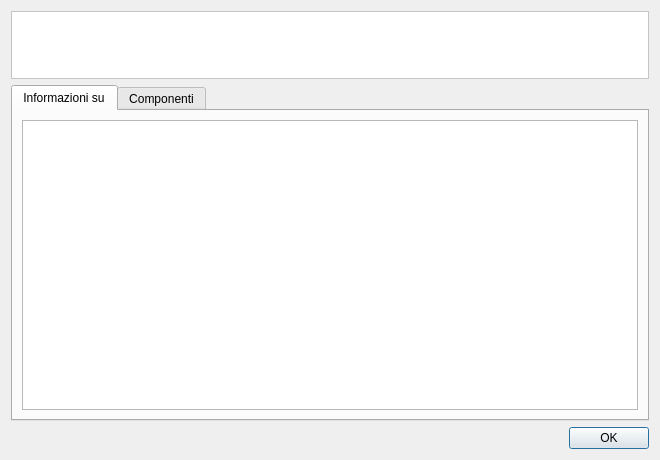
<ui version="4.0">
 <class>AboutDialog</class>
 <widget class="QDialog" name="AboutDialog">
  <property name="geometry">
   <rect>
    <x>0</x>
    <y>0</y>
    <width>660</width>
    <height>460</height>
   </rect>
  </property>
  <property name="minimumSize">
   <size>
    <width>660</width>
    <height>460</height>
   </size>
  </property>
  <property name="windowTitle">
   <string>Dialog</string>
  </property>
  <property name="windowIcon">
   <iconset resource="../../Resources/ResManager.qrc">
    <normaloff>:/main/resources/Images/comex_256.png</normaloff>:/main/resources/Images/comex_256.png</iconset>
  </property>
  <property name="modal">
   <bool>true</bool>
  </property>
  <layout class="QGridLayout" name="gridLayout">
   <item row="0" column="0">
    <layout class="QVBoxLayout" name="verticalLayout">
     <item>
      <widget class="QFrame" name="FrameTop">
       <property name="minimumSize">
        <size>
         <width>0</width>
         <height>64</height>
        </size>
       </property>
       <property name="autoFillBackground">
        <bool>false</bool>
       </property>
       <property name="styleSheet">
        <string>background-color: rgb(255, 255, 255);</string>
       </property>
       <property name="frameShape">
        <enum>QFrame::StyledPanel</enum>
       </property>
       <property name="frameShadow">
        <enum>QFrame::Raised</enum>
       </property>
       <layout class="QGridLayout" name="gridLayout_2">
        <item row="0" column="0">
         <widget class="QWidget" name="Logo" native="true">
          <property name="minimumSize">
           <size>
            <width>48</width>
            <height>48</height>
           </size>
          </property>
          <property name="maximumSize">
           <size>
            <width>48</width>
            <height>48</height>
           </size>
          </property>
          <property name="styleSheet">
           <string notr="true">background-image: url(:/main/resources/Images/comex_48.png);</string>
          </property>
         </widget>
        </item>
        <item row="0" column="1">
         <layout class="QVBoxLayout" name="verticalLayout_2">
          <item>
           <widget class="QLabel" name="LblName">
            <property name="font">
             <font>
              <weight>75</weight>
              <bold>true</bold>
             </font>
            </property>
            <property name="text">
             <string/>
            </property>
            <property name="margin">
             <number>1</number>
            </property>
           </widget>
          </item>
          <item>
           <widget class="QLabel" name="LblDesc">
            <property name="text">
             <string/>
            </property>
            <property name="margin">
             <number>1</number>
            </property>
           </widget>
          </item>
         </layout>
        </item>
       </layout>
      </widget>
     </item>
     <item>
      <widget class="QTabWidget" name="tabInfo">
       <property name="autoFillBackground">
        <bool>false</bool>
       </property>
       <property name="styleSheet">
        <string/>
       </property>
       <property name="currentIndex">
        <number>0</number>
       </property>
       <widget class="QWidget" name="Informations">
        <attribute name="title">
         <string>Informazioni su</string>
        </attribute>
        <layout class="QGridLayout" name="gridLayout_4">
         <item row="0" column="0">
          <widget class="QTextEdit" name="TxtInfo">
           <property name="lineWrapMode">
            <enum>QTextEdit::NoWrap</enum>
           </property>
           <property name="readOnly">
            <bool>true</bool>
           </property>
          </widget>
         </item>
        </layout>
       </widget>
       <widget class="QWidget" name="Components">
        <attribute name="title">
         <string>Componenti</string>
        </attribute>
        <layout class="QGridLayout" name="gridLayout_3">
         <item row="0" column="0">
          <widget class="QTextEdit" name="TxtThanks">
           <property name="readOnly">
            <bool>true</bool>
           </property>
          </widget>
         </item>
        </layout>
       </widget>
      </widget>
     </item>
     <item>
      <widget class="QDialogButtonBox" name="buttonBox">
       <property name="standardButtons">
        <set>QDialogButtonBox::Ok</set>
       </property>
      </widget>
     </item>
    </layout>
   </item>
  </layout>
 </widget>
 <resources>
  <include location="../../Resources/ResManager.qrc"/>
 </resources>
 <connections/>
</ui>
